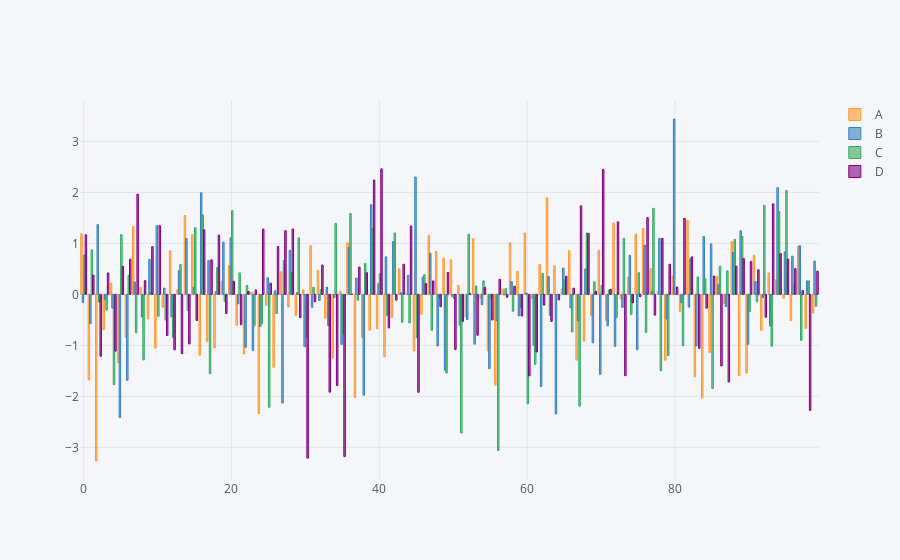

The code cell stored with this chart in its notebook:
### Code cell
#if we did a bar plot as is...
df.iplot(kind='bar')
#not very useful...
